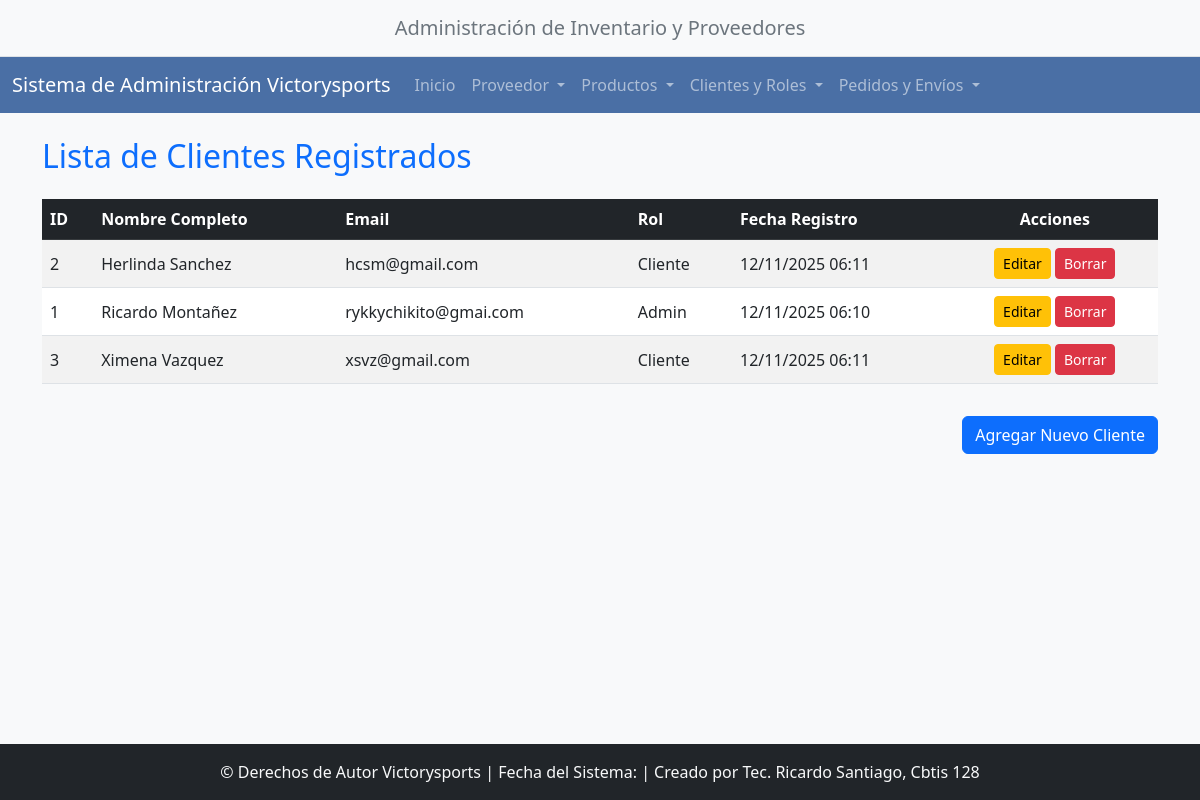
/clientes/, run on the app's committed database.
### app_victorysports/models.py (models this page shows, shortened)
class Cliente(models.Model):
    rol = models.ForeignKey(Rol, on_delete=models.SET_NULL, null=True)  # id_rol
    nombre_completo = models.CharField(max_length=255)
    email = models.EmailField(max_length=100, unique=True)
    password = models.CharField(max_length=255)
    fecha_registro = models.DateTimeField(auto_now_add=True)
    class Meta:
        verbose_name = "Cliente"
        verbose_name_plural = "Clientes"

class Rol(models.Model):
    nombre_rol = models.CharField(max_length=50, unique=True)
    class Meta:
        verbose_name = "Rol de Usuario"
        verbose_name_plural = "Roles de Usuario"

### app_victorysports/views.py (the view)
# urls.py: path('clientes/', views.ver_cliente, name='ver_cliente'),
def ver_cliente(request):
    clientes = Cliente.objects.select_related('rol').all().order_by('nombre_completo')
    context = {'clientes': clientes}
    return render(request, 'cliente/ver_cliente.html', context)

### app_victorysports/templates/cliente/ver_cliente.html (shortened to what this page needs)
{% extends "base.html" %}
{% block content %}
<h2 class="mb-4 text-primary">Lista de Clientes Registrados</h2>
<div class="table-responsive">
    <table class="table table-striped table-hover align-middle">
        <thead class="table-dark">
            <tr>
                <th>ID</th>
                <th>Nombre Completo</th>
                <th>Email</th>
                <th>Rol</th>
                <th>Fecha Registro</th>
                <th class="text-center">Acciones</th>
            </tr>
        </thead>
        <tbody>
            {% for cliente in clientes %}
            <tr>
                <td>{{ cliente.pk }}</td>
                <td>{{ cliente.nombre_completo }}</td>
                <td>{{ cliente.email }}</td>
                <td>{{ cliente.rol.nombre_rol|default:"Sin Rol" }}</td>
                <td>{{ cliente.fecha_registro|date:"d/m/Y H:i" }}</td>
                <td class="text-center">
                    <a href="{% url 'actualizar_cliente' pk=cliente.pk %}" class="btn btn-sm btn-warning" title="Editar">Editar</a>
                    <a href="{% url 'borrar_cliente' pk=cliente.pk %}" class="btn btn-sm btn-danger" title="Borrar">Borrar</a>
                </td>
            </tr>
            {% empty %}
            <tr>
                <td colspan="6" class="text-center">No hay clientes registrados.</td>
            </tr>
            {% endfor %}
        </tbody>
    </table>
</div>
<div class="text-end mt-3">
    <a href="{% url 'agregar_cliente' %}" class="btn btn-primary">Agregar Nuevo Cliente</a>
</div>
{% endblock content %}

### app_victorysports/templates/base.html (style rules this page uses)
body { background-color: #f8f9fa; }
html { position: relative; min-height: 100%; }
body { margin-bottom: 70px; }

### data on the page
Cliente: pk "2", nombre_completo "Herlinda Sanchez", email "hcsm@gmail.com", rol.nombre_rol "Cliente", fecha_registro "12/11/2025 06:11"
Cliente: pk "1", nombre_completo "Ricardo Montañez", email "rykkychikito@gmai.com", rol.nombre_rol "Admin", fecha_registro "12/11/2025 06:10"
Cliente: pk "3", nombre_completo "Ximena Vazquez", email "xsvz@gmail.com", rol.nombre_rol "Cliente", fecha_registro "12/11/2025 06:11"
